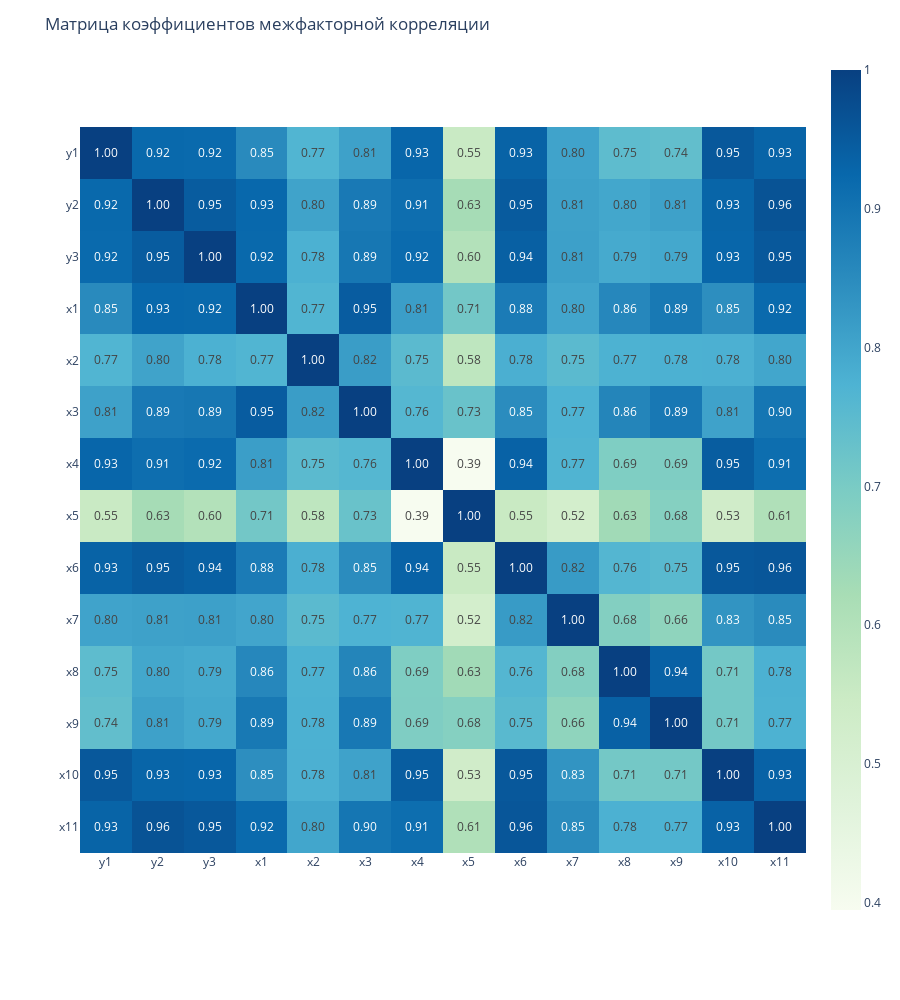

This figure's notebook cell:
### Markdown cell above
# Матрица коэффициентов межфакторной корреляции

### Code cell
fig = px.imshow(data.corr(), text_auto='.2f', color_continuous_scale="gnbu")
fig.update_layout(height=1000, title_text="Матрица коэффициентов межфакторной корреляции")
fig.show()

### Figure 1 — Plotly figure (JSON) as saved in the notebook; plotly's stock layout.template omitted (floating-point values rounded to 4 significant figures; data arrays with more than 128 entries replaced by an {"elided": "..."} marker saying what was removed)
{"data": [{"coloraxis": "coloraxis", "hovertemplate": "x: %{x}<br>y: %{y}<br>color: %{z}<extra></extra>", "name": "0", "texttemplate": "%{z:.2f}", "type": "heatmap", "x": ["y1", "y2", "y3", "x1", "x2", "x3", "x4", "x5", "x6", "x7", "x8", "x9", "x10", "x11"], "xaxis": "x", "y": ["y1", "y2", "y3", "x1", "x2", "x3", "x4", "x5", "x6", "x7", "x8", "x9", "x10", "x11"], "yaxis": "y", "z": {"elided": "14x14 float values"}}], "layout": {"coloraxis": {"colorscale": [[0, "rgb(247,252,240)"], [0.125, "rgb(224,243,219)"], [0.25, "rgb(204,235,197)"], [0.375, "rgb(168,221,181)"], [0.5, "rgb(123,204,196)"], [0.625, "rgb(78,179,211)"], [0.75, "rgb(43,140,190)"], [0.875, "rgb(8,104,172)"], [1, "rgb(8,64,129)"]]}, "height": 1000, "margin": {"t": 60}, "title": {"text": "Матрица коэффициентов межфакторной корреляции"}, "xaxis": {"anchor": "y", "constrain": "domain", "domain": [0, 1], "scaleanchor": "y"}, "yaxis": {"anchor": "x", "autorange": "reversed", "constrain": "domain", "domain": [0, 1]}}}
